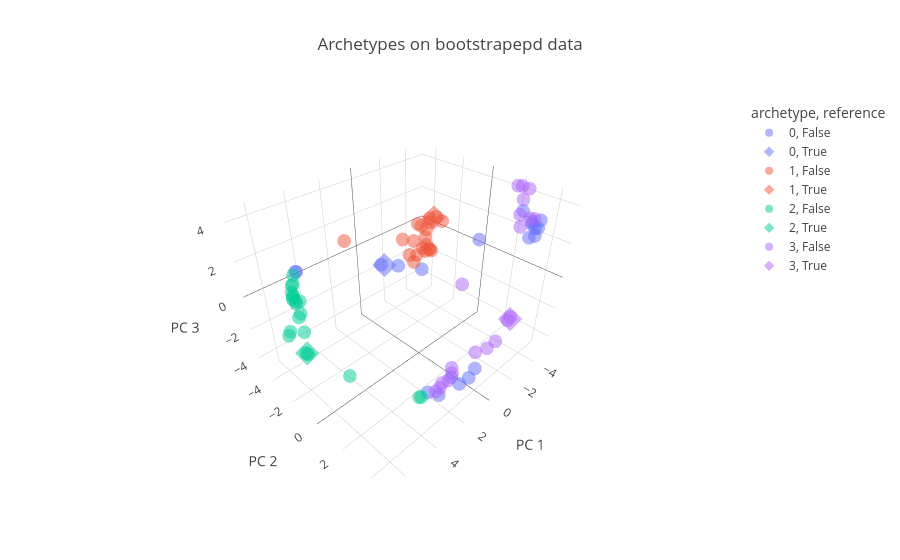

Notebook cell for this chart:
### Markdown cell above
We visualize the bootstrapping results:

### Code cell
pt.plot_bootstrap_3D(adata)

### Figure 1 — Plotly figure (JSON) as saved in the notebook; plotly's stock layout.template omitted (floating-point values rounded to 4 significant figures)
{"data": [{"customdata": [[1, 0, false], [2, 0, false], [3, 0, false], [4, 0, false], [5, 0, false], [6, 0, false], [7, 0, false], [8, 0, false], [9, 0, false], [10, 0, false], [11, 0, false], [12, 0, false], [13, 0, false], [14, 0, false], [15, 0, false], [16, 0, false], [17, 0, false], [18, 0, false], [19, 0, false], [20, 0, false]], "hovertemplate": "archetype=%{customdata[1]}<br>reference=%{customdata[2]}<br>PC 1=%{x}<br>PC 2=%{y}<br>PC 3=%{z}<br>iter=%{customdata[0]}<extra></extra>", "legendgroup": "0, False", "marker": {"color": "#636efa", "opacity": 0.5, "symbol": "circle"}, "mode": "markers", "name": "0, False", "scene": "scene", "showlegend": true, "type": "scatter3d", "x": [4.091, -2.974, -2.824, 0.9498, 1.782, 2.474, -2.549, -3.016, 5.479, -2.357, -2.099, 1.631, 1.826, 0.149, 2.94, -3.202, -2.889, 5.457, 3.614, 3.122], "y": [1.734, 4.044, 4.448, 4.51, 4.309, 3.676, 4.451, 3.463, -2.521, 4.596, 4.476, 4.684, 3.83, 3.457, 3.388, 3.894, 4.475, -2.482, 2.197, 3.007], "z": [3.55, 3.575, 3.592, -2.358, -2.916, -3.635, 3.693, 4.028, 1.911, 3.432, 3.406, -2.349, -2.788, 3.793, -3.31, 3.581, 3.966, 1.9, 3.49, 3.475]}, {"customdata": [[0, 0, true]], "hovertemplate": "archetype=%{customdata[1]}<br>reference=%{customdata[2]}<br>PC 1=%{x}<br>PC 2=%{y}<br>PC 3=%{z}<br>iter=%{customdata[0]}<extra></extra>", "legendgroup": "0, True", "marker": {"color": "#636efa", "opacity": 0.5, "symbol": "diamond"}, "mode": "markers", "name": "0, True", "scene": "scene", "showlegend": true, "type": "scatter3d", "x": [4.024], "y": [1.835], "z": [3.543]}, {"customdata": [[1, 1, false], [2, 1, false], [3, 1, false], [4, 1, false], [5, 1, false], [6, 1, false], [7, 1, false], [8, 1, false], [9, 1, false], [10, 1, false], [11, 1, false], [12, 1, false], [13, 1, false], [14, 1, false], [15, 1, false], [16, 1, false], [17, 1, false], [18, 1, false], [19, 1, false], [20, 1, false]], "hovertemplate": "archetype=%{customdata[1]}<br>reference=%{customdata[2]}<br>PC 1=%{x}<br>PC 2=%{y}<br>PC 3=%{z}<br>iter=%{customdata[0]}<extra></extra>", "legendgroup": "1, False", "marker": {"color": "#EF553B", "opacity": 0.5, "symbol": "circle"}, "mode": "markers", "name": "1, False", "scene": "scene", "showlegend": true, "type": "scatter3d", "x": [-4.973, -4.39, -3.801, -2.85, -3.395, -4.288, -4.189, -2.844, -4.471, -3.966, -4.534, -2.886, -3.973, -4.688, -4.636, -3.617, 1.045, -4.617, -4.68, -4.514], "y": [-3.438, -3.748, -3.118, -3.603, -3.515, -3.626, -3.923, -4.183, -3.508, -4.005, -3.817, -3.259, -3.594, -3.694, -3.568, -3.996, -4.754, -3.436, -3.714, -2.564], "z": [0.6692, -0.6386, -0.6883, -1.203, -1.401, -1.531, 0.1513, -0.3634, -1.423, 0.3466, -0.1765, -1.561, -1.197, 0.3122, -1.509, -0.6943, 0.84, -1.548, 0.5622, 0.8434]}, {"customdata": [[0, 1, true]], "hovertemplate": "archetype=%{customdata[1]}<br>reference=%{customdata[2]}<br>PC 1=%{x}<br>PC 2=%{y}<br>PC 3=%{z}<br>iter=%{customdata[0]}<extra></extra>", "legendgroup": "1, True", "marker": {"color": "#EF553B", "opacity": 0.5, "symbol": "diamond"}, "mode": "markers", "name": "1, True", "scene": "scene", "showlegend": true, "type": "scatter3d", "x": [-4.867], "y": [-3.527], "z": [0.6175]}, {"customdata": [[1, 2, false], [2, 2, false], [3, 2, false], [4, 2, false], [5, 2, false], [6, 2, false], [7, 2, false], [8, 2, false], [9, 2, false], [10, 2, false], [11, 2, false], [12, 2, false], [13, 2, false], [14, 2, false], [15, 2, false], [16, 2, false], [17, 2, false], [18, 2, false], [19, 2, false], [20, 2, false]], "hovertemplate": "archetype=%{customdata[1]}<br>reference=%{customdata[2]}<br>PC 1=%{x}<br>PC 2=%{y}<br>PC 3=%{z}<br>iter=%{customdata[0]}<extra></extra>", "legendgroup": "2, False", "marker": {"color": "#00cc96", "opacity": 0.5, "symbol": "circle"}, "mode": "markers", "name": "2, False", "scene": "scene", "showlegend": true, "type": "scatter3d", "x": [5.657, 6.1, 5.916, 6.178, 6.145, 5.957, 6.231, 6.611, 3.153, 6.424, 6.151, 5.99, 6.155, 6.698, 5.557, 6.166, 6.043, 3.275, 5.837, 5.946], "y": [-2.324, -2.03, -2.262, -1.641, -1.743, -2.053, -1.294, -0.5558, 3.176, -1.161, -1.913, -2.14, -1.939, -1.86, -2.647, -1.318, 1.661, 3.146, -2.159, -3.163], "z": [-2.86, 1.33, 1.503, 0.96, 1.009, 1.678, 0.6188, 0.2376, -3.62, 0.5912, 1.15, 1.049, 1.036, -0.7179, 1.702, 1.254, -1.219, -3.571, -2.543, -1.707]}, {"customdata": [[0, 2, true]], "hovertemplate": "archetype=%{customdata[1]}<br>reference=%{customdata[2]}<br>PC 1=%{x}<br>PC 2=%{y}<br>PC 3=%{z}<br>iter=%{customdata[0]}<extra></extra>", "legendgroup": "2, True", "marker": {"color": "#00cc96", "opacity": 0.5, "symbol": "diamond"}, "mode": "markers", "name": "2, True", "scene": "scene", "showlegend": true, "type": "scatter3d", "x": [5.709], "y": [-2.313], "z": [-2.763]}, {"customdata": [[1, 3, false], [2, 3, false], [3, 3, false], [4, 3, false], [5, 3, false], [6, 3, false], [7, 3, false], [8, 3, false], [9, 3, false], [10, 3, false], [11, 3, false], [12, 3, false], [13, 3, false], [14, 3, false], [15, 3, false], [16, 3, false], [17, 3, false], [18, 3, false], [19, 3, false], [20, 3, false]], "hovertemplate": "archetype=%{customdata[1]}<br>reference=%{customdata[2]}<br>PC 1=%{x}<br>PC 2=%{y}<br>PC 3=%{z}<br>iter=%{customdata[0]}<extra></extra>", "legendgroup": "3, False", "marker": {"color": "#ab63fa", "opacity": 0.5, "symbol": "circle"}, "mode": "markers", "name": "3, False", "scene": "scene", "showlegend": true, "type": "scatter3d", "x": [-2.003, 1.839, 2.056, -5.034, -4.727, -3.435, 0.2766, -1.234, -3.452, -0.1826, 1.306, -4.881, -4.261, -1.658, -2.954, 0.9703, -3.796, -3.242, -2.388, -1.728], "y": [4.141, 3.181, 3.115, 2.478, 2.012, 3.1, 2.69, 2.969, 3.876, 2.274, 2.887, 2.167, 2.681, 3.385, 3.483, 3.009, -0.1928, 3.752, 4.049, 3.787], "z": [-1.351, -4.003, -4.153, 4.203, 4.31, 3.572, -4.476, -3.779, 3.624, -4.681, -4.285, 4.294, 3.943, -3.492, 3.25, -4.25, -2.158, 3.672, -1.419, -2.798]}, {"customdata": [[0, 3, true]], "hovertemplate": "archetype=%{customdata[1]}<br>reference=%{customdata[2]}<br>PC 1=%{x}<br>PC 2=%{y}<br>PC 3=%{z}<br>iter=%{customdata[0]}<extra></extra>", "legendgroup": "3, True", "marker": {"color": "#ab63fa", "opacity": 0.5, "symbol": "diamond"}, "mode": "markers", "name": "3, True", "scene": "scene", "showlegend": true, "type": "scatter3d", "x": [-2.183], "y": [4.161], "z": [-1.365]}], "layout": {"legend": {"title": {"text": "archetype, reference"}, "tracegroupgap": 0}, "scene": {"domain": {"x": [0, 1], "y": [0, 1]}, "xaxis": {"title": {"text": "PC 1"}}, "yaxis": {"title": {"text": "PC 2"}}, "zaxis": {"title": {"text": "PC 3"}}}, "title": {"text": "Archetypes on bootstrapepd data"}}}
